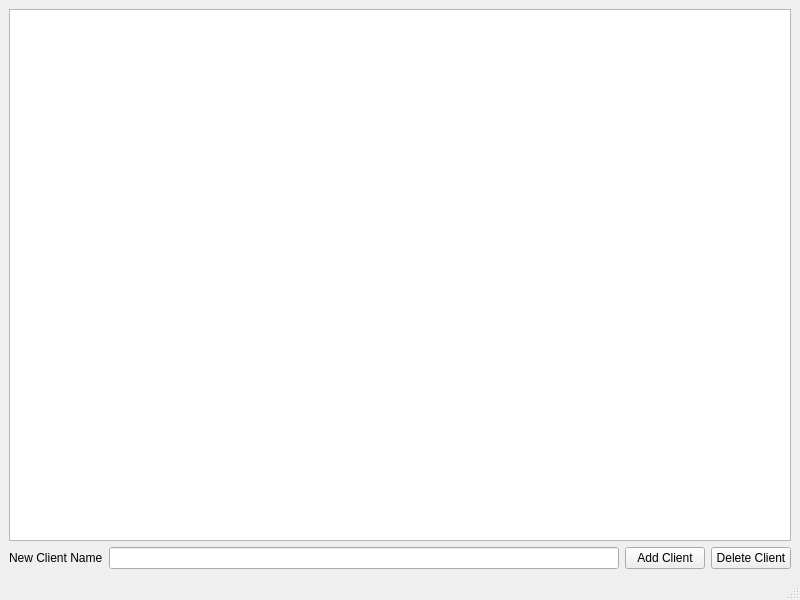
<?xml version="1.0" encoding="UTF-8"?>
<ui version="4.0">
 <class>ClientWindow</class>
 <widget class="QMainWindow" name="ClientWindow">
  <property name="geometry">
   <rect>
    <x>0</x>
    <y>0</y>
    <width>800</width>
    <height>600</height>
   </rect>
  </property>
  <property name="windowTitle">
   <string>Clients</string>
  </property>
  <widget class="QWidget" name="centralwidget">
   <layout class="QHBoxLayout" name="horizontalLayout_2">
    <item>
     <layout class="QVBoxLayout" name="verticalLayout">
      <item>
       <widget class="QTableView" name="tableView">
        <property name="sizePolicy">
         <sizepolicy hsizetype="Expanding" vsizetype="Expanding">
          <horstretch>0</horstretch>
          <verstretch>0</verstretch>
         </sizepolicy>
        </property>
        <attribute name="horizontalHeaderStretchLastSection">
         <bool>true</bool>
        </attribute>
        <attribute name="verticalHeaderStretchLastSection">
         <bool>false</bool>
        </attribute>
       </widget>
      </item>
      <item>
       <layout class="QHBoxLayout" name="horizontalLayout">
        <item>
         <widget class="QLabel" name="label">
          <property name="text">
           <string>New Client Name</string>
          </property>
         </widget>
        </item>
        <item>
         <widget class="QLineEdit" name="newClientName"/>
        </item>
        <item>
         <widget class="QPushButton" name="addClient">
          <property name="text">
           <string>Add Client</string>
          </property>
         </widget>
        </item>
        <item>
         <widget class="QPushButton" name="deleteClient">
          <property name="text">
           <string>Delete Client</string>
          </property>
         </widget>
        </item>
       </layout>
      </item>
     </layout>
    </item>
   </layout>
  </widget>
  <widget class="QMenuBar" name="menubar">
   <property name="geometry">
    <rect>
     <x>0</x>
     <y>0</y>
     <width>800</width>
     <height>29</height>
    </rect>
   </property>
  </widget>
  <widget class="QStatusBar" name="statusbar"/>
 </widget>
 <resources/>
 <connections/>
</ui>
